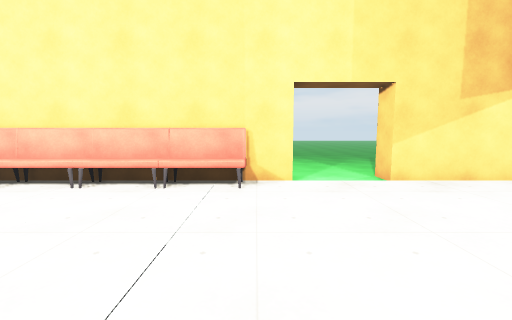
[1] (above)

24 first-person views from a walk through a scene from a Unity 3-D project. The camera is 1.4 m above the floor, tilts 6° down and sees 90° across. The floor is counted in squares, 1 m on a side. Each view is taken from the middle of a square. On the plan, view 1 faces up. The plan holds only what a view shows up to about 13 squares ahead; the rest is blank. The place goes on beyond the plan. The player character is not drawn. Some surface patterns are stand-ins.

[2]
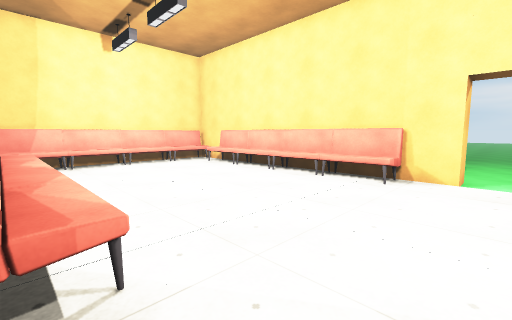

[3]
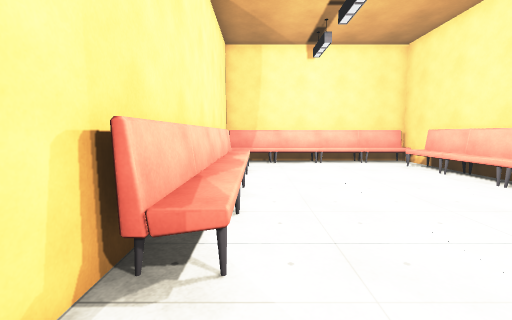

[4]
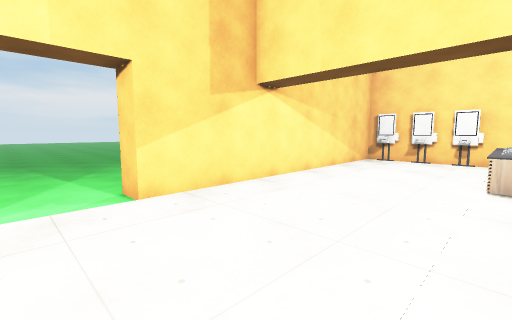

[5]
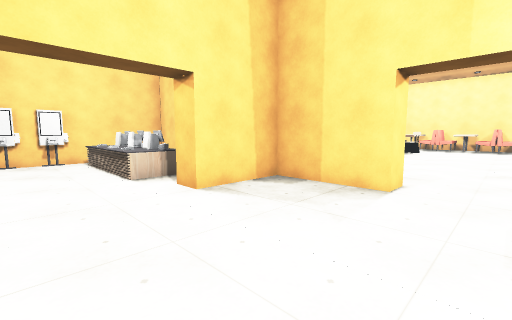

[6]
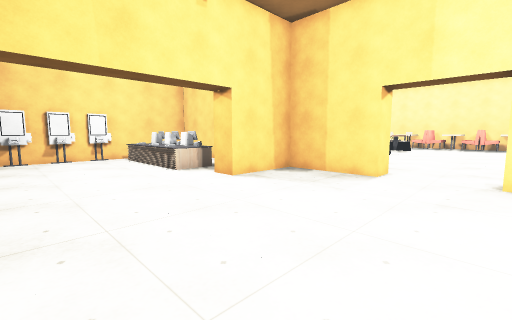

[7]
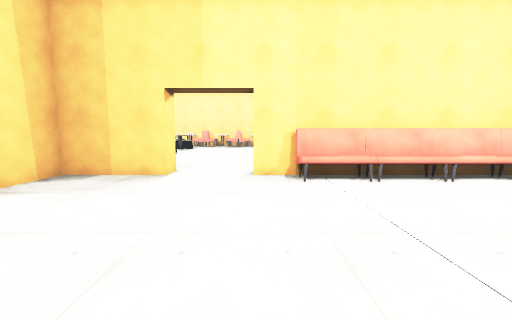

[8]
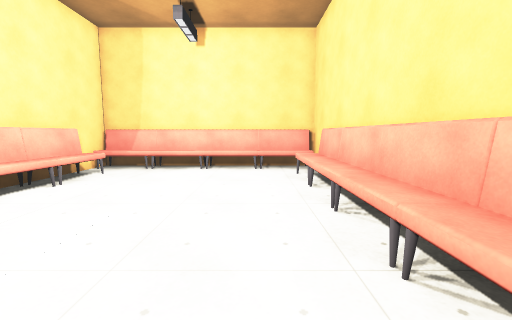

[9]
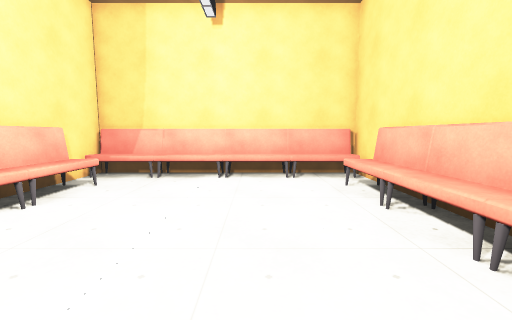

[10]
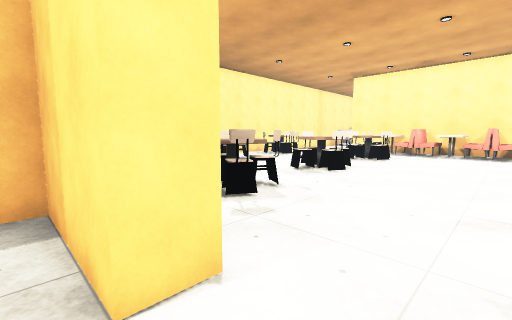

[11]
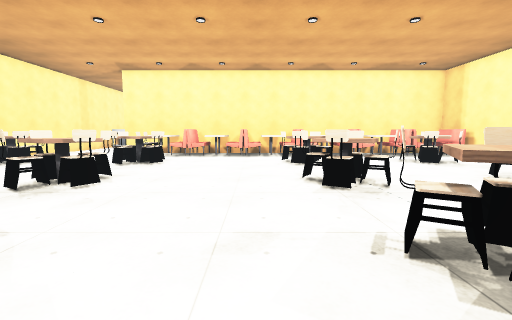

[12]
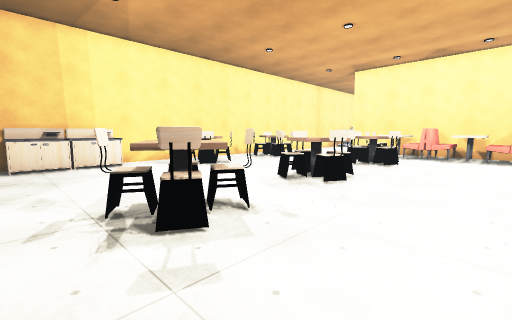

[13]
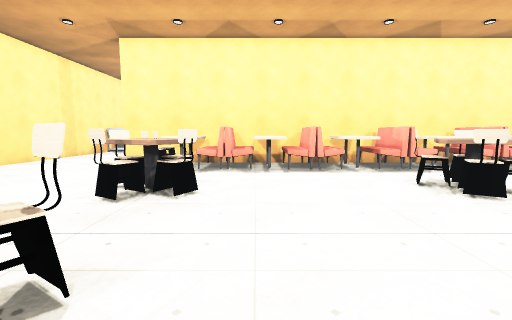

[14]
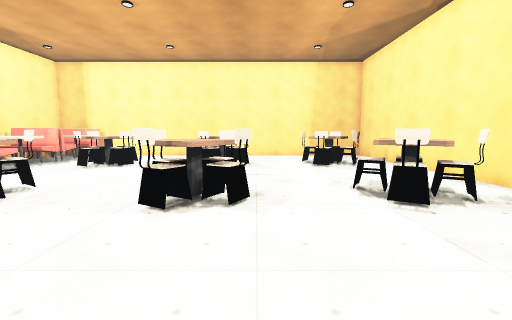

[15]
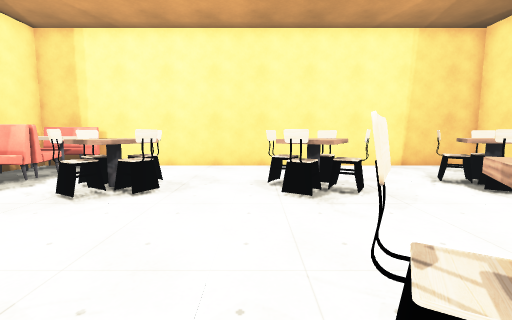

[16]
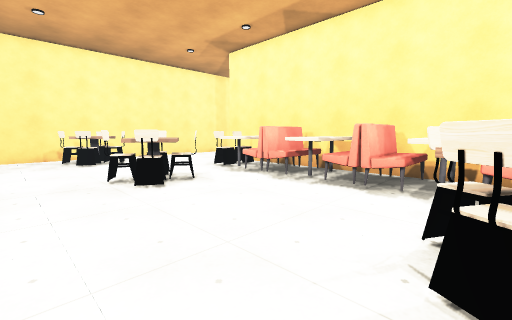

[17]
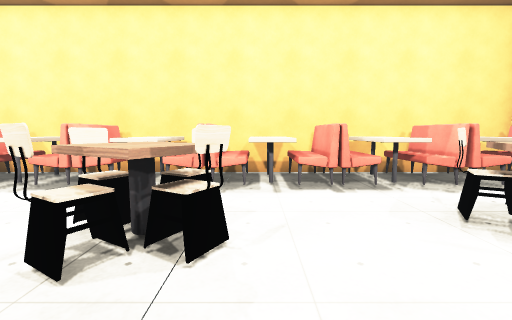

[18]
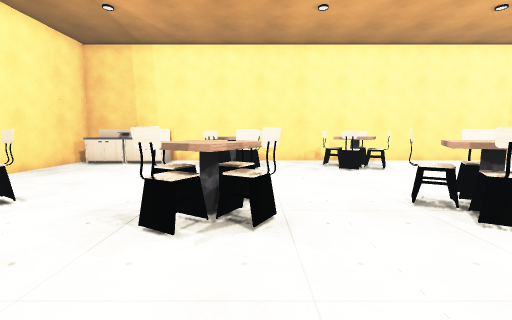

[19]
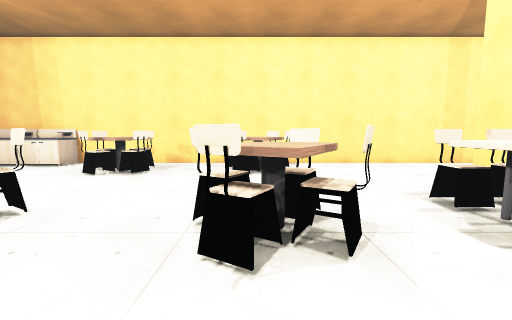

[20]
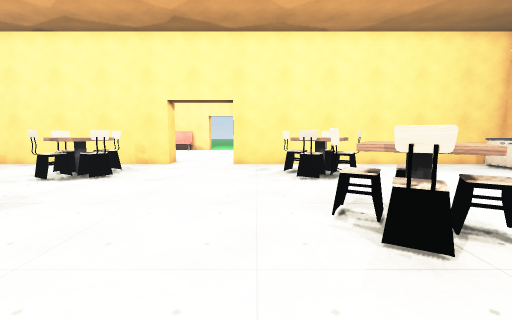

[21]
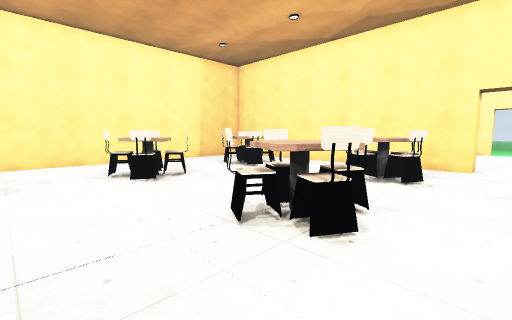

[22]
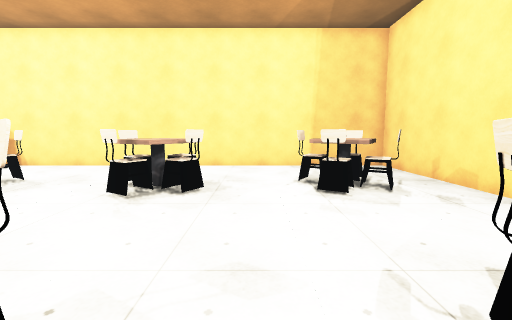

[23]
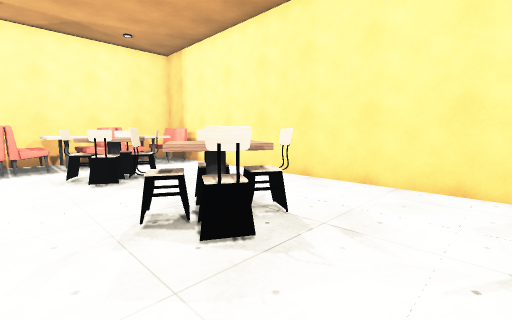

[24]
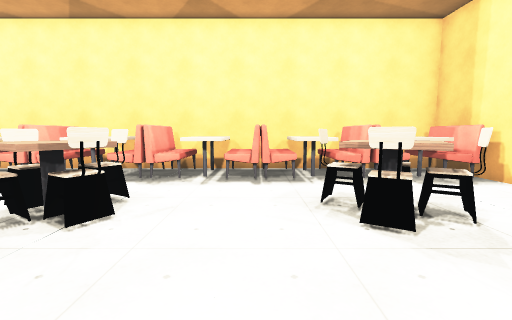

### Floor plan
Ten units are one square. View 1 is at (0, 0); x grows to the right and y downward. Boxes are objects, and circles mark ways between rooms. Rooms are numbered by the first view taken in them; rooms with no view inside come last. Other rooms are left out.
<svg viewBox="-120 -85 285 302">
<path fill="none" stroke="#000" d="M11 -75 -111 -75 -111 15 11 15 11 25M40 25 40 15 75 15 75 -16 86 -16M150 -75 40 -75M160 -5 160 -71M11 25 -111 25 -111 212 112 212M160 194 160 25 40 25"/>
<rect x="-115" y="-5" width="20" height="20" fill="#bbb"><title>other object</title></rect>
<rect x="-115" y="-25" width="20" height="20" fill="#bbb"><title>other object</title></rect>
<rect x="-115" y="-45" width="20" height="20" fill="#bbb"><title>other object</title></rect>
<rect x="-115" y="-75" width="20" height="30" fill="#bbb"><title>other object</title></rect>
<rect x="-95" y="-5" width="20" height="20" fill="#bbb"><title>other object</title></rect>
<rect x="-95" y="-75" width="20" height="20" fill="#bbb"><title>other object</title></rect>
<rect x="-75" y="-5" width="30" height="20" fill="#bbb"><title>other object</title></rect>
<rect x="-75" y="-75" width="30" height="20" fill="#bbb"><title>other object</title></rect>
<rect x="-55" y="-75" width="30" height="20" fill="#bbb"><title>other object</title></rect>
<rect x="-45" y="-5" width="20" height="20" fill="#bbb"><title>other object</title></rect>
<rect x="-25" y="-5" width="30" height="20" fill="#bbb"><title>other object</title></rect>
<rect x="-25" y="-75" width="30" height="20" fill="#bbb"><title>other object</title></rect>
<rect x="95" y="-25" width="60" height="20" fill="#bbb"><title>other object</title></rect>
<rect x="-105" y="185" width="10" height="20" fill="#bbb"><title>other object</title></rect>
<rect x="-95" y="175" width="10" height="30" fill="#bbb"><title>other object</title></rect>
<rect x="-85" y="185" width="10" height="20" fill="#bbb"><title>other object</title></rect>
<rect x="-85" y="145" width="20" height="10" fill="#bbb"><title>other object</title></rect>
<rect x="-85" y="95" width="20" height="10" fill="#bbb"><title>other object</title></rect>
<rect x="-85" y="55" width="20" height="20" fill="#bbb"><title>other object</title></rect>
<rect x="-85" y="45" width="10" height="10" fill="#bbb"><title>other object</title></rect>
<rect x="-75" y="185" width="20" height="20" fill="#bbb"><title>other object</title></rect>
<rect x="-75" y="155" width="10" height="20" fill="#bbb"><title>other object</title></rect>
<rect x="-75" y="105" width="10" height="20" fill="#bbb"><title>other object</title></rect>
<rect x="-75" y="45" width="20" height="10" fill="#bbb"><title>other object</title></rect>
<rect x="-65" y="175" width="10" height="10" fill="#bbb"><title>other object</title></rect>
<rect x="-65" y="155" width="20" height="10" fill="#bbb"><title>other object</title></rect>
<rect x="-65" y="135" width="10" height="20" fill="#bbb"><title>other object</title></rect>
<rect x="-65" y="105" width="20" height="10" fill="#bbb"><title>other object</title></rect>
<rect x="-65" y="85" width="10" height="20" fill="#bbb"><title>other object</title></rect>
<rect x="-65" y="55" width="10" height="10" fill="#bbb"><title>other object</title></rect>
<rect x="-55" y="185" width="10" height="20" fill="#bbb"><title>other object</title></rect>
<rect x="-45" y="185" width="20" height="20" fill="#bbb"><title>other object</title></rect>
<rect x="-35" y="175" width="20" height="10" fill="#bbb"><title>other object</title></rect>
<rect x="-25" y="185" width="10" height="20" fill="#bbb"><title>other object</title></rect>
<rect x="-25" y="145" width="20" height="10" fill="#bbb"><title>other object</title></rect>
<rect x="-25" y="95" width="20" height="10" fill="#bbb"><title>other object</title></rect>
<rect x="-25" y="55" width="20" height="20" fill="#bbb"><title>other object</title></rect>
<rect x="-25" y="45" width="10" height="10" fill="#bbb"><title>other object</title></rect>
<rect x="-15" y="185" width="20" height="20" fill="#bbb"><title>other object</title></rect>
<rect x="-15" y="155" width="10" height="10" fill="#bbb"><title>other object</title></rect>
<rect x="-15" y="105" width="10" height="10" fill="#bbb"><title>other object</title></rect>
<rect x="-15" y="85" width="10" height="10" fill="#bbb"><title>other object</title></rect>
<rect x="-15" y="45" width="20" height="10" fill="#bbb"><title>other object</title></rect>
<rect x="-5" y="155" width="20" height="10" fill="#bbb"><title>other object</title></rect>
<rect x="-5" y="135" width="10" height="20" fill="#bbb"><title>other object</title></rect>
<rect x="-5" y="105" width="20" height="10" fill="#bbb"><title>other object</title></rect>
<rect x="-5" y="85" width="10" height="20" fill="#bbb"><title>other object</title></rect>
<rect x="-5" y="55" width="10" height="10" fill="#bbb"><title>other object</title></rect>
<rect x="5" y="175" width="10" height="30" fill="#bbb"><title>other object</title></rect>
<rect x="15" y="185" width="10" height="20" fill="#bbb"><title>other object</title></rect>
<rect x="25" y="185" width="20" height="20" fill="#bbb"><title>other object</title></rect>
<rect x="35" y="175" width="20" height="10" fill="#bbb"><title>other object</title></rect>
<rect x="45" y="185" width="10" height="20" fill="#bbb"><title>other object</title></rect>
<rect x="55" y="185" width="20" height="20" fill="#bbb"><title>other object</title></rect>
<rect x="55" y="135" width="20" height="20" fill="#bbb"><title>other object</title></rect>
<rect x="55" y="85" width="20" height="20" fill="#bbb"><title>other object</title></rect>
<rect x="55" y="55" width="20" height="10" fill="#bbb"><title>other object</title></rect>
<rect x="55" y="45" width="10" height="10" fill="#bbb"><title>other object</title></rect>
<rect x="65" y="155" width="10" height="10" fill="#bbb"><title>other object</title></rect>
<rect x="65" y="105" width="10" height="10" fill="#bbb"><title>other object</title></rect>
<rect x="65" y="45" width="10" height="10" fill="#bbb"><title>other object</title></rect>
<rect x="65" y="35" width="20" height="20" fill="#bbb"><title>other object</title></rect>
<rect x="75" y="175" width="10" height="30" fill="#bbb"><title>other object</title></rect>
<rect x="75" y="155" width="20" height="10" fill="#bbb"><title>other object</title></rect>
<rect x="75" y="135" width="10" height="20" fill="#bbb"><title>other object</title></rect>
<rect x="75" y="105" width="20" height="10" fill="#bbb"><title>other object</title></rect>
<rect x="75" y="85" width="10" height="20" fill="#bbb"><title>other object</title></rect>
<rect x="75" y="55" width="10" height="10" fill="#bbb"><title>other object</title></rect>
<rect x="85" y="195" width="10" height="10" fill="#bbb"><title>other object</title></rect>
<rect x="85" y="185" width="10" height="10" fill="#bbb"><title>other object</title></rect>
<rect x="115" y="135" width="20" height="20" fill="#bbb"><title>other object</title></rect>
<rect x="115" y="85" width="20" height="20" fill="#bbb"><title>other object</title></rect>
<rect x="125" y="155" width="10" height="10" fill="#bbb"><title>other object</title></rect>
<rect x="125" y="105" width="10" height="10" fill="#bbb"><title>other object</title></rect>
<rect x="135" y="145" width="20" height="20" fill="#bbb"><title>other object</title></rect>
<rect x="135" y="135" width="10" height="10" fill="#bbb"><title>other object</title></rect>
<rect x="135" y="95" width="10" height="20" fill="#bbb"><title>other object</title></rect>
<rect x="135" y="85" width="10" height="10" fill="#bbb"><title>other object</title></rect>
<rect x="145" y="55" width="10" height="20" fill="#bbb"><title>other object</title></rect>
<rect x="145" y="25" width="10" height="30" fill="#bbb"><title>other object</title></rect>
<circle cx="25" cy="20" r="3" fill="#2a7"/>
<text x="20" y="-30">1</text>
<text x="20" y="110">2</text>
</svg>
Room 1 opens to room 2.

Where each view was taken, in squares from view 1:
view 1: 0 up, 0 right, facing up
view 2: 1 down, 2 right, facing up-left
view 3: 0 up, 2 right, facing left
view 4: 2 up, 2 right, facing up-right
view 5: 5 up, 2 right, facing down-right
view 6: 7 up, 1 right, facing down-right
view 7: 7 up, 1 right, facing down
view 8: 5 up, 0 right, facing left
view 9: 4 up, 2 left, facing left
view 10: 1 down, 2 right, facing down-right
view 11: 3 down, 2 right, facing down
view 12: 3 down, 3 right, facing down-right
view 13: 9 down, 5 right, facing down
view 14: 9 down, 5 right, facing left
view 15: 12 down, 0 right, facing left
view 16: 12 down, 0 right, facing down-right
view 17: 12 down, 2 left, facing down
view 18: 11 down, 3 right, facing right
view 19: 15 down, 4 right, facing right
view 20: 14 down, 5 right, facing up
view 21: 14 down, 2 right, facing up-left
view 22: 8 down, 0 right, facing left
view 23: 7 down, 4 left, facing down-left
view 24: 11 down, 4 left, facing down
